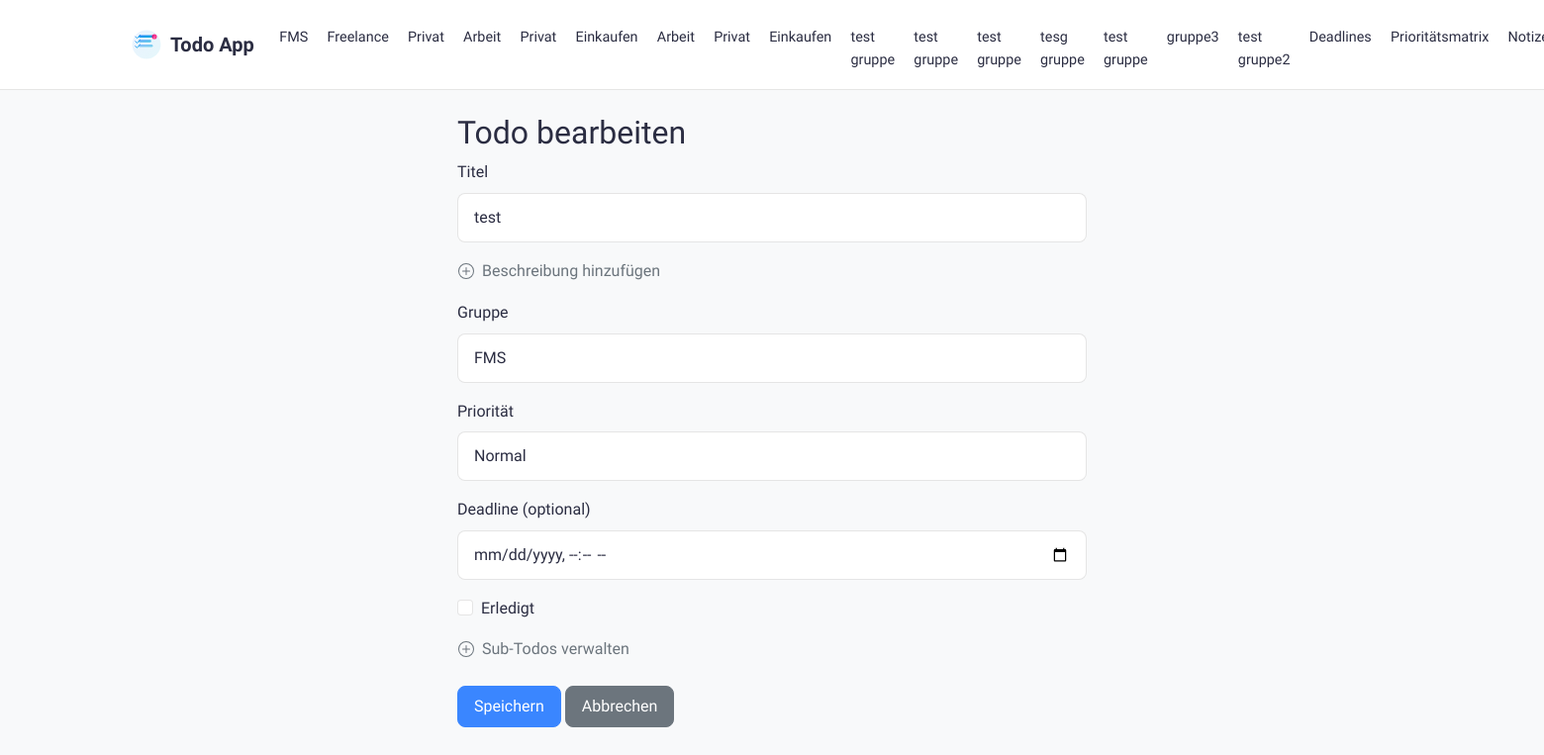
/todo/4/edit (signed in), run on the app's committed database.
### app.py (models this page shows, shortened)
class TaskGroup(db.Model):
    id = db.Column(db.Integer, primary_key=True)
    name = db.Column(db.String(100), nullable=False)
    created_at = db.Column(db.DateTime, default=datetime.utcnow)
    user_id = db.Column(db.Integer, db.ForeignKey('user.id'), nullable=False)
    todos = db.relationship('Todo', backref='group', lazy=True, cascade='all, delete-orphan')

class Todo(db.Model):
    id = db.Column(db.Integer, primary_key=True)
    title = db.Column(db.String(200), nullable=False)
    description = db.Column(db.Text)
    completed = db.Column(db.Boolean, default=False)
    priority = db.Column(db.String(10), default='medium')
    created_at = db.Column(db.DateTime, default=datetime.utcnow)
    due_date = db.Column(db.DateTime, nullable=True)
    group_id = db.Column(db.Integer, db.ForeignKey('task_group.id'), nullable=False)
    parent_id = db.Column(db.Integer, db.ForeignKey('todo.id'), nullable=True)
    sub_todos = db.relationship('Todo', backref=db.backref('parent', remote_side=[id]),
                              cascade='all, delete-orphan')

### app.py (the view, shortened to what this page needs)
@app.route('/todo/<int:id>/edit', methods=['GET', 'POST'])
def edit_todo(id):
    todo = Todo.query.get_or_404(id)
    groups = TaskGroup.query.all()
    return render_template('todo_form.html', todo=todo, groups=groups)

### app.py (called while the page is built)
def get_current_user():
    if 'user' in session:
        user_id = session['user']['id']
        user_email = session['user']['email']
        user = User.query.get(user_id)
        if user:
            print(f"👤 Current User: {user.email} (ID: {user.id}) - Session: {user_email}")
        return user
    return None

@app.context_processor
def inject_groups():
    user = get_current_user()
    if user:
        groups = TaskGroup.query.filter_by(user_id=user.id).all()
        return dict(groups=groups, current_user=user)
    return dict(groups=[], current_user=None)

### templates/todo_form.html (shortened to what this page needs)
{% extends "base.html" %}
{% block content %}
<div class="row">
    <div class="col-md-6 offset-md-3">
        <h2>{% if todo %}Todo bearbeiten{% else %}Neues Todo{% endif %}</h2>
        <form method="post">
            <div class="mb-3">
                <label for="title" class="form-label">Titel</label>
                <input type="text" class="form-control" id="title" name="title" value="{{ todo.title if todo else '' }}" required>
            </div>
            <div class="mb-3">
                <button type="button" class="btn btn-link text-muted p-0" id="toggleDescription"
                        style="text-decoration: none; display: flex; align-items: center;">
                    Beschreibung hinzufügen
                </button>
            </div>
            <div class="mb-3">
                <label for="group_id" class="form-label">Gruppe</label>
                <select class="form-control" id="group_id" name="group_id" required {% if parent_todo %}disabled{% endif %}>
                    {% for group in groups %}
                        <option value="{{ group.id }}"
                            {% if (todo and todo.group_id == group.id) or
                                  (selected_group_id and selected_group_id|int == group.id) %}
                                selected
                            {% endif %}>
                            {{ group.name }}
                        </option>
                    {% endfor %}
                </select>
            </div>
                <div class="mb-3">
                    <label for="priority" class="form-label">Priorität</label>
                    <select class="form-control" id="priority" name="priority">
                        <option value="medium" {% if not todo or todo.priority == 'medium' %}selected{% endif %}>Normal</option>
                    </select>
                </div>
                <div class="mb-3">
                    <label for="due_date" class="form-label">Deadline (optional)</label>
                    <input type="datetime-local" class="form-control" id="due_date" name="due_date"
                           value="{% if todo and todo.due_date %}{{ todo.due_date.strftime('%Y-%m-%dT%H:%M') }}{% endif %}">
                </div>
            {% if todo %}
            <div class="mb-3">
                <div class="form-check">
                    <input type="checkbox" class="form-check-input" id="completed" name="completed" {% if todo.completed %}checked{% endif %}>
                    <label class="form-check-label" for="completed">Erledigt</label>
                </div>
            </div>
            {% endif %}
            {% if not parent_todo %}
            <div class="mb-4">
                <button type="button" class="btn btn-link text-muted p-0" id="toggleSubTodos"
                        style="text-decoration: none; display: flex; align-items: center;">
                    Sub-Todos verwalten
                </button>
            </div>
            {% endif %}
            <div class="mb-3">
                <button type="submit" class="btn btn-primary">Speichern</button>
                <a href="{{ url_for('index') }}" class="btn btn-secondary">Abbrechen</a>
            </div>
        </form>
    </div>
</div>
{% endblock %}

### templates/base.html (shortened to what this page needs)
<!DOCTYPE html>
<html lang="de">
    <head>
        <link href="https://cdn.jsdelivr.net/npm/bootstrap@5.1.3/dist/css/bootstrap.min.css" rel="stylesheet">
</head>
<body>
    <nav class="navbar navbar-expand-lg sticky-top mb-4">
        <div class="container">
            <div class="d-flex align-items-center">
                <a class="navbar-brand" href="{{ url_for('index') }}">
                    Todo App
                </a>
            </div>
            <div class="collapse navbar-collapse" id="navbarNav">
                <ul class="navbar-nav me-auto">
                    {% for nav_group in groups %}
                        <li class="nav-item">
                            <a class="nav-link {% if selected_group and selected_group.id == nav_group.id %}active{% endif %}"
                               href="{{ url_for('index', group_id=nav_group.id) }}">
                                {{ nav_group.name }}
                            </a>
                        </li>
                    {% endfor %}
                        <li class="nav-item">
                            <a class="nav-link {% if request.endpoint == 'deadlines' %}active{% endif %}"
                               href="{{ url_for('deadlines') }}">
                                Deadlines
                            </a>
                        </li>
                        <li class="nav-item">
                            <a class="nav-link {% if request.endpoint == 'priority_matrix' %}active{% endif %}"
                               href="{{ url_for('priority_matrix') }}">
                                Prioritätsmatrix
                            </a>
                        </li>
                        <li class="nav-item">
                            <a class="nav-link {% if request.endpoint == 'notes' %}active{% endif %}"
                               href="{{ url_for('notes') }}">
                                Notizen
                            </a>
                        </li>
                </ul>
            </div>
        </div>
    </nav>
    <div class="container">
        {% block content %}{% endblock %}
    </div>
</body>
</html>

### templates/base.html (style rules this page uses)
:root { --primary-color: #3a86ff; --danger-color: #ff006e; --success-color: #8ac926; --warning-color: #ffbe0b; --info-color: #00b4d8; --background-color: #f8f9fa; --card-background: rgba(255, 255, 255, 0.9); --text-color: #2b2d42; --text-muted: #6c757d; --border-color: rgba(0, 0, 0, 0.1); }
body { font-family: 'SF Pro Text', -apple-system, BlinkMacSystemFont, sans-serif; background-color: var(--background-color); color: var(--text-color); line-height: 1.6; }
.navbar { background: var(--card-background); backdrop-filter: blur(10px); -webkit-backdrop-filter: blur(10px); border-bottom: 1px solid var(--border-color); padding: 0.5rem 0; }
.navbar-brand { color: var(--text-color); font-weight: 600; font-size: 1.25rem; display: flex; align-items: center; gap: 0.5rem; }
.logo { width: 32px; height: 32px; transition: transform 0.3s ease; }
.nav-link { color: var(--text-color); padding: 0.5rem 0.75rem; border-radius: 8px; transition: all 0.3s ease; margin: 0 0.1rem; font-size: 0.9rem; }
.navbar-collapse { margin-top: 0.5rem; }
.btn { border-radius: 8px; padding: 0.5rem 1rem; transition: all 0.3s ease; font-weight: 500; }
.btn-primary { background-color: var(--primary-color); border-color: var(--primary-color); }
.form-control { border-radius: 8px; border: 1px solid var(--border-color); padding: 0.75rem 1rem; background: var(--card-background); color: var(--text-color); }
.form-check-input { border-color: var(--border-color); }

### data on the page
TaskGroup: name "FMS"
TaskGroup: name "Freelance"
TaskGroup: name "Privat"
TaskGroup: name "Arbeit"
TaskGroup: name "Privat"
TaskGroup: name "Einkaufen"
TaskGroup: name "Arbeit"
TaskGroup: name "Privat"
TaskGroup: name "Einkaufen"
TaskGroup: name "test gruppe"
TaskGroup: name "test gruppe"
TaskGroup: name "test gruppe"
TaskGroup: name "tesg gruppe"
TaskGroup: name "test gruppe"
TaskGroup: name "gruppe3"
TaskGroup: name "test gruppe2"
Todo: title "test", group_id "FMS", priority "Normal"
